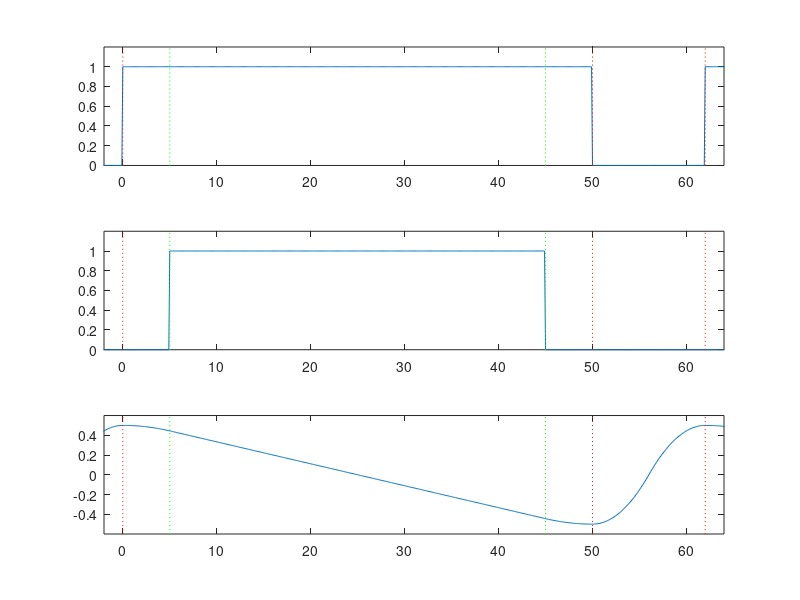

Source code (MATLAB):
exp = 50;
delayAfter = 12;
% expTicks = 0:0.1:exp;
% delayAfterTicks = 0:0.1:delayAfter;
p = 0.2;

n_exp = exp;
n_acc = n_exp * p / 2;
n_lin = n_exp * (1-p);

Vamp = 0.5;
Voffset = 0;

h = (1-p)/(1-0.5*p)*Vamp;
acc = -(Vamp-h)*2/n_acc/n_acc;
slope = -2*h/n_lin;

%%
tick = 0.1;
t_acc = 0:tick:(n_acc-tick);
t_lin = 0:tick:(n_lin-tick);
t_exp = 0:tick:(n_exp-tick);
t_delay = 0:tick:(delayAfter-tick);
t = 0:tick:(exp+delayAfter-tick);

%%
v0 = 0;
v_acc = Vamp + v0.*t_acc + 0.5*acc.*t_acc.^2;
%%
v0 = v0 + n_acc.*acc;
v_lin = h    + v0.*t_lin;
% v_lin = slope;
%%
v0 = v0;
v_dec = -h    + v0.*t_acc - 0.5*acc.*t_acc.^2;
%%
plot(t_exp, [v_acc, v_lin, v_dec])
%% flyback
back_acc = Vamp * 2 / (delayAfter/2)^2;
t_back_acc = 0:tick:(delayAfter/2 - tick);

v0 = 0;
v_back_acc = -Vamp - v0*t_back_acc + t_back_acc.^2 * back_acc * 0.5;
v0 = v0 + back_acc * delayAfter/2;
v_back_dec = Voffset + v0*t_back_acc - t_back_acc.^2 * back_acc * 0.5;
% y(61) = 0;
% y(62:121) = -1 * y(60:1);
% plot(t_delay, [v_back_acc, v_back_dec])

%%
t = 0:tick:(exp + delayAfter - tick);
subplot(3,1,3)
galvo = [v_acc, v_lin, v_dec, v_back_acc, v_back_dec];
t = [t-exp-delayAfter, t, t+exp+delayAfter];
%% galvo
plot(t, repmat(galvo, 1,3))
ylim([-0.6, 0.6])

%% camera
cam_exp = ones(size(t_exp));
cam_delay = zeros(size(t_delay));
subplot(3,1,1)
plot(t, repmat([cam_exp, cam_delay], 1, 3))
ylim([0, 1.2])

%% laser digital
l_acc = zeros(size(t_acc));
l_lin = ones(size(t_lin));
l_dec = l_acc;
l_delay = zeros(size(t_delay));
subplot(3,1,2)
plot(t, repmat([l_acc, l_lin, l_dec, l_delay], 1, 3))
ylim([0, 1.2])

%%
lines = [0, n_acc, n_acc+n_lin, exp, exp+delayAfter];
colors = ['r', 'g', 'g', 'r', 'r'];
for i =1:3
    subplot(3,1,i)
    pad = 2;
    xlim([-pad, exp+delayAfter+pad])
    hold on
    for j = 1:length(lines)
        plot([lines(j), lines(j)], [-2, 2], [colors(j),':'])
    end
end
